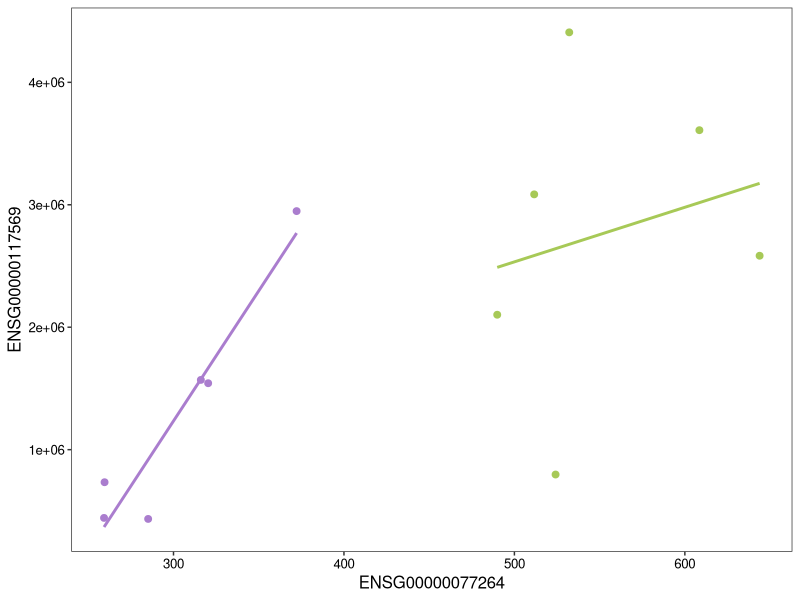
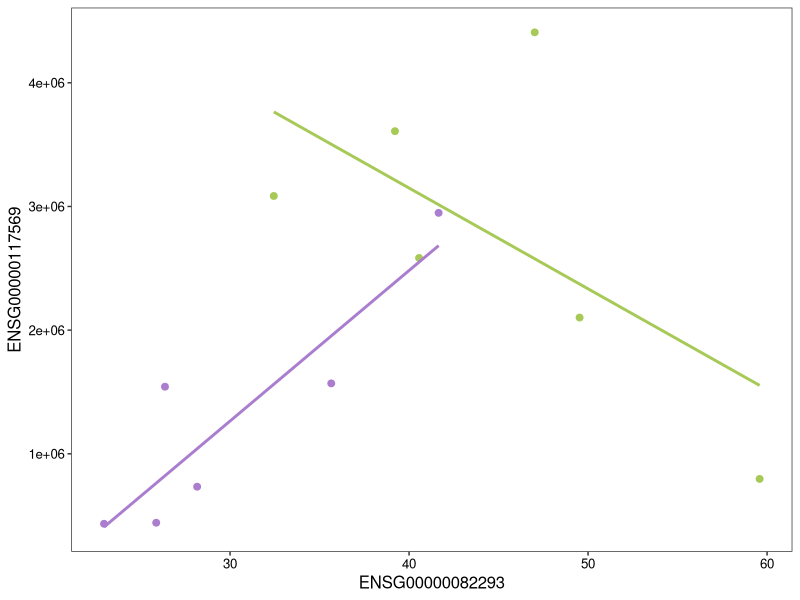
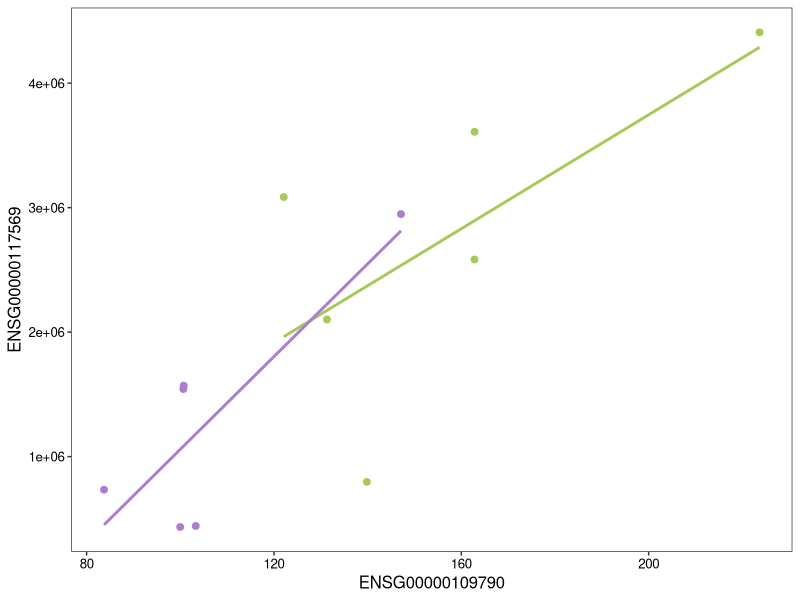
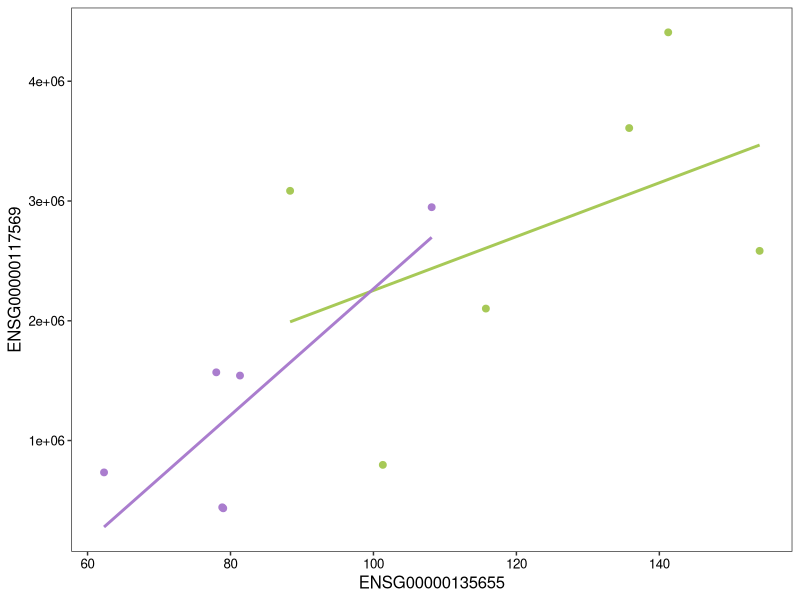
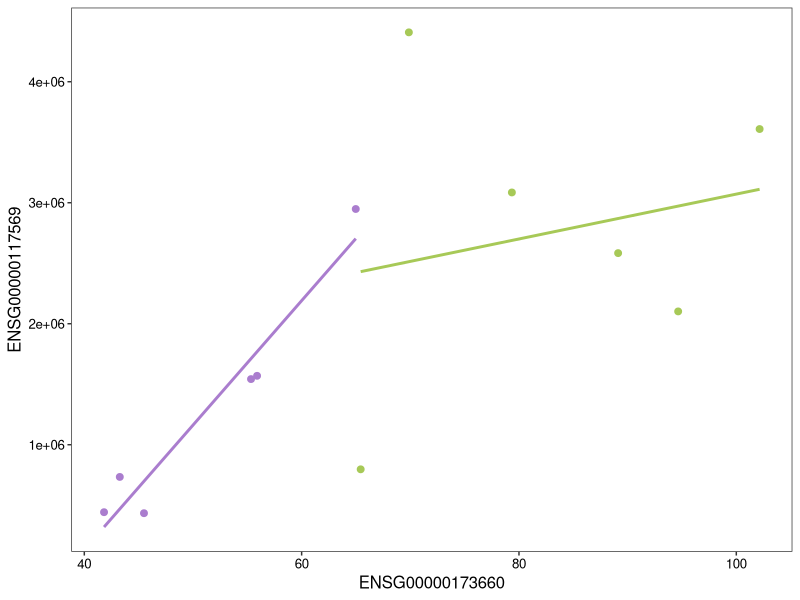
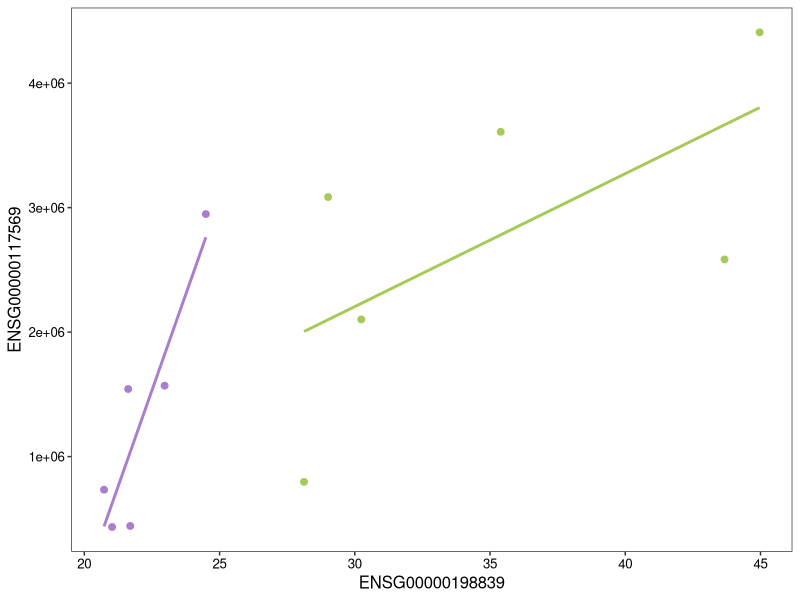
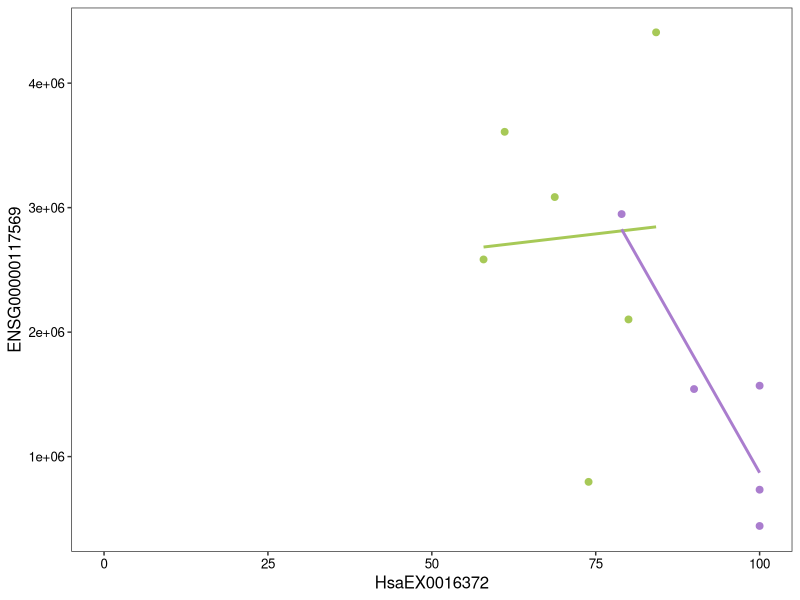
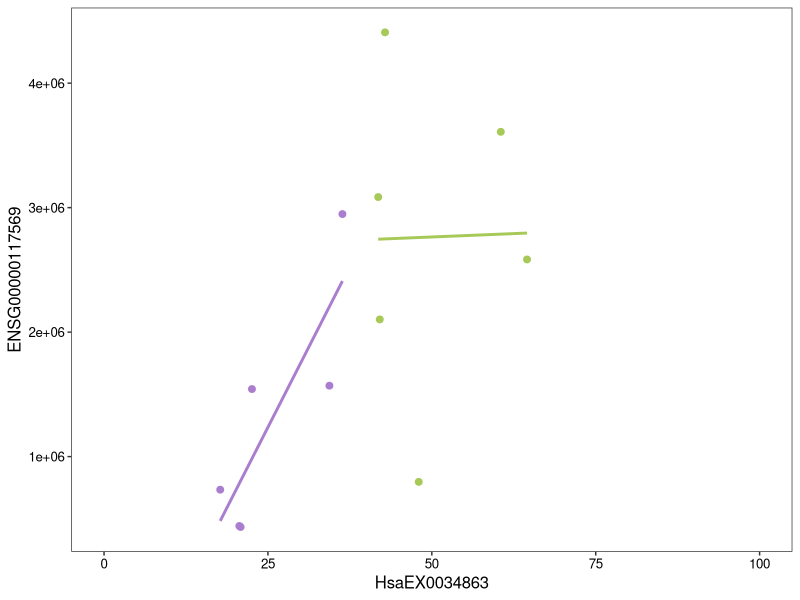

Write the R code that produced these figures, in order.
library(openxlsx)
library(ggrepel)
library(ggplot2)

PTBP2_GE<-read.xlsx("data/Supp_Figure9/plotting_correlation_GE_groups.xlsx",sheet = 1)
row.names(PTBP2_GE)<-PTBP2_GE$Ensembl
PTBP2_GE<-PTBP2_GE[,-c(1)]
PTBP2_GE$Group<-factor(PTBP2_GE$Group,levels = c("Control","DS"))

#ENSG00000117569 is PTBP2
#ENSG00000173660 is UQCRH
PTBP2_ENSG00000173660_plot<-ggplot(PTBP2_GE[,-c(1)],aes(x=ENSG00000173660,y=ENSG00000117569,color=factor(PTBP2_GE$Group)))+
  geom_point(size=2.0) +
  scale_y_continuous()+theme_bw()+
  theme(legend.position="none",text=element_text(size=12),axis.text.x = element_text(color = "black"),axis.text.y = element_text(color="black"),
        panel.grid.major = element_blank(), panel.grid.minor = element_blank(),
        panel.background = element_blank())+
  geom_smooth(method=lm,   # Add linear regression lines
              se=FALSE)+
  scale_color_manual(values = c("#A7C957","#AA7DCE"))

#ENSG00000077264 is PAK3
PTBP2_ENSG00000077264_plot<-ggplot(PTBP2_GE[,-c(1)],aes(x=ENSG00000077264,y=ENSG00000117569,color=factor(PTBP2_GE$Group)))+
  geom_point(size=2.0) +
  scale_y_continuous()+theme_bw()+
  theme(legend.position="none",text=element_text(size=12),axis.text.x = element_text(color = "black"),axis.text.y = element_text(color="black"),
        panel.grid.major = element_blank(), panel.grid.minor = element_blank(),
        panel.background = element_blank())+
  geom_smooth(method=lm,   # Add linear regression lines
              se=FALSE)+
  scale_color_manual(values = c("#A7C957","#AA7DCE"))

#ENSG00000082293 is COL19A1
PTBP2_ENSG00000082293_plot<-ggplot(PTBP2_GE[,-c(1)],aes(x=ENSG00000082293,y=ENSG00000117569,color=factor(PTBP2_GE$Group)))+
  geom_point(size=2.0) +
  scale_y_continuous()+theme_bw()+
  theme(legend.position="none",text=element_text(size=12),axis.text.x = element_text(color = "black"),axis.text.y = element_text(color="black"),
        panel.grid.major = element_blank(), panel.grid.minor = element_blank(),
        panel.background = element_blank())+
  geom_smooth(method=lm,   # Add linear regression lines
              se=FALSE)+
  scale_color_manual(values = c("#A7C957","#AA7DCE"))

#ENSG00000135655 is USP15
PTBP2_ENSG00000135655_plot<-ggplot(PTBP2_GE[,-c(1)],aes(x=ENSG00000135655,y=ENSG00000117569,color=factor(PTBP2_GE$Group)))+
  geom_point(size=2.0) +
  scale_y_continuous()+theme_bw()+
  theme(legend.position="none",text=element_text(size=12),axis.text.x = element_text(color = "black"),axis.text.y = element_text(color="black"),
        panel.grid.major = element_blank(), panel.grid.minor = element_blank(),
        panel.background = element_blank())+
  geom_smooth(method=lm,   # Add linear regression lines
              se=FALSE)+
  scale_color_manual(values = c("#A7C957","#AA7DCE"))


#ENSG00000198839 is ZNF277
PTBP2_ENSG00000198839_plot<-ggplot(PTBP2_GE[,-c(1)],aes(x=ENSG00000198839,y=ENSG00000117569,color=factor(PTBP2_GE$Group)))+
  geom_point(size=2.0) +
  scale_y_continuous()+theme_bw()+
  theme(legend.position="none",text=element_text(size=12),axis.text.x = element_text(color = "black"),axis.text.y = element_text(color="black"),
        panel.grid.major = element_blank(), panel.grid.minor = element_blank(),
        panel.background = element_blank())+
  geom_smooth(method=lm,   # Add linear regression lines
              se=FALSE)+
  scale_color_manual(values = c("#A7C957","#AA7DCE"))


#ENSG00000109790 is KLHL5
PTBP2_ENSG00000109790_plot<-ggplot(PTBP2_GE[,-c(1)],aes(x=ENSG00000109790,y=ENSG00000117569,color=factor(PTBP2_GE$Group)))+
  geom_point(size=2.0) +
  scale_y_continuous()+theme_bw()+
  theme(legend.position="none",text=element_text(size=12),axis.text.x = element_text(color = "black"),axis.text.y = element_text(color="black"),
        panel.grid.major = element_blank(), panel.grid.minor = element_blank(),
        panel.background = element_blank())+
  geom_smooth(method=lm,   # Add linear regression lines
              se=FALSE)+
  scale_color_manual(values = c("#A7C957","#AA7DCE"))


PTBP2_PSI<-read.xlsx("data/Supp_Figure9/plotting_correlation_PSI_groups.xlsx",sheet = 1)
row.names(PTBP2_PSI)<-PTBP2_PSI$Ensembl
PTBP2_PSI<-PTBP2_PSI[,-c(1)]
PTBP2_PSI$Group<-factor(PTBP2_PSI$Group,levels = c("Control","DS"))

#HsaEX0069493: UQCRH
PTBP2_HsaEX0069493_plot<-ggplot(PTBP2_PSI[,-c(1)],aes(x=HsaEX0069493,y=ENSG00000117569,color=factor(PTBP2_PSI$Group)))+
  geom_point(size=2.0) +
  scale_y_continuous()+theme_bw()+
  xlim(0,100)+
  theme(legend.position="none",text=element_text(size=12),axis.text.x = element_text(color = "black"),axis.text.y = element_text(color="black"),
        panel.grid.major = element_blank(), panel.grid.minor = element_blank(),
        panel.background = element_blank())+
  geom_smooth(method=lm,   # Add linear regression lines
              se=FALSE)+
  scale_color_manual(values = c("#A7C957","#AA7DCE"))


#HsaEX0045269: PAK3
PTBP2_HsaEX0045269_plot<-ggplot(PTBP2_PSI[,-c(1)],aes(x=HsaEX0045269,y=ENSG00000117569,color=factor(PTBP2_PSI$Group)))+
  geom_point(size=2.0) +
  scale_y_continuous()+theme_bw()+
  xlim(0,100)+
  theme(legend.position="none",text=element_text(size=12),axis.text.x = element_text(color = "black"),axis.text.y = element_text(color="black"),
        panel.grid.major = element_blank(), panel.grid.minor = element_blank(),
        panel.background = element_blank())+
  geom_smooth(method=lm,   # Add linear regression lines
              se=FALSE)+
  scale_color_manual(values = c("#A7C957","#AA7DCE"))


#HsaEX0069607: USP15
PTBP2_HsaEX0069607_plot<-ggplot(PTBP2_PSI[,-c(1)],aes(x=HsaEX0069607,y=ENSG00000117569,color=factor(PTBP2_PSI$Group)))+
  geom_point(size=2.0) +
  scale_y_continuous()+theme_bw()+
  xlim(0,100)+
  theme(legend.position="none",text=element_text(size=12),axis.text.x = element_text(color = "black"),axis.text.y = element_text(color="black"),
        panel.grid.major = element_blank(), panel.grid.minor = element_blank(),
        panel.background = element_blank())+
  geom_smooth(method=lm,   # Add linear regression lines
              se=FALSE)+
  scale_color_manual(values = c("#A7C957","#AA7DCE"))


#HsaEX0016372: COL19A1
PTBP2_HsaEX0016372_plot<-ggplot(PTBP2_PSI[,-c(1)],aes(x=HsaEX0016372,y=ENSG00000117569,color=factor(PTBP2_PSI$Group)))+
  geom_point(size=2.0) +
  scale_y_continuous()+theme_bw()+
  xlim(0,100)+
  theme(legend.position="none",text=element_text(size=12),axis.text.x = element_text(color = "black"),axis.text.y = element_text(color="black"),
        panel.grid.major = element_blank(), panel.grid.minor = element_blank(),
        panel.background = element_blank())+
  geom_smooth(method=lm,   # Add linear regression lines
              se=FALSE)+
  scale_color_manual(values = c("#A7C957","#AA7DCE"))


#HsaEX0073318: ZNF277
PTBP2_HsaEX0073318_plot<-ggplot(PTBP2_PSI[,-c(1)],aes(x=HsaEX0073318,y=ENSG00000117569,color=factor(PTBP2_PSI$Group)))+
  geom_point(size=2.0) +
  scale_y_continuous()+theme_bw()+
  xlim(0,100)+
  theme(legend.position="none",text=element_text(size=12),axis.text.x = element_text(color = "black"),axis.text.y = element_text(color="black"),
        panel.grid.major = element_blank(), panel.grid.minor = element_blank(),
        panel.background = element_blank())+
  geom_smooth(method=lm,   # Add linear regression lines
              se=FALSE)+
  scale_color_manual(values = c("#A7C957","#AA7DCE"))


#HsaEX0034863: KLHL5
PTBP2_HsaEX0034863_plot<-ggplot(PTBP2_PSI[,-c(1)],aes(x=HsaEX0034863,y=ENSG00000117569,color=factor(PTBP2_PSI$Group)))+
  geom_point(size=2.0) +
  scale_y_continuous()+theme_bw()+
  xlim(0,100)+
  theme(legend.position="none",text=element_text(size=12),axis.text.x = element_text(color = "black"),axis.text.y = element_text(color="black"),
        panel.grid.major = element_blank(), panel.grid.minor = element_blank(),
        panel.background = element_blank())+
  geom_smooth(method=lm,   # Add linear regression lines
              se=FALSE)+
  scale_color_manual(values = c("#A7C957","#AA7DCE"))

